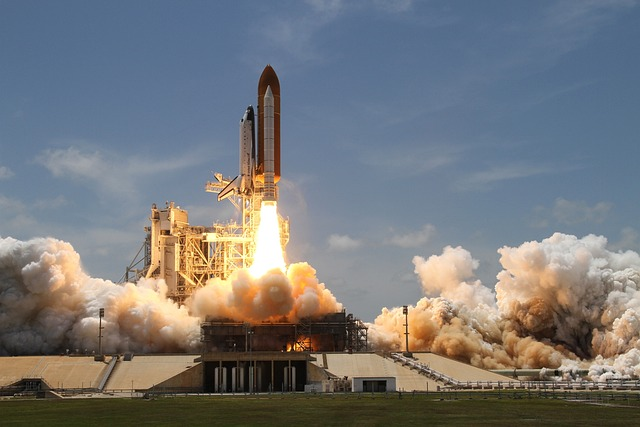
#> input picture ch20/opencv/sample.jpg, 640 x 427 px, found by its file name
$ python opencv_rotation.py
#> lines starting #> are read from the running program, lines starting #| are printed output that depends on the picture
# opencv_rotation.py

import cv2

# 이미지 파일 읽기
image = cv2.imread(r'ch20\opencv\sample.jpg')
#> image is the input picture: shape (427, 640, 3); mean B, G, R 121.7, 119.8, 118.5

(h,w) = image.shape[0:2]
#> h = 427; w = 640
center = (w//2, h//2)
#> center = (320, 213)

M = cv2.getRotationMatrix2D(center, 45, 0.5)

rotated = cv2.warpAffine(image, M, (w,h))
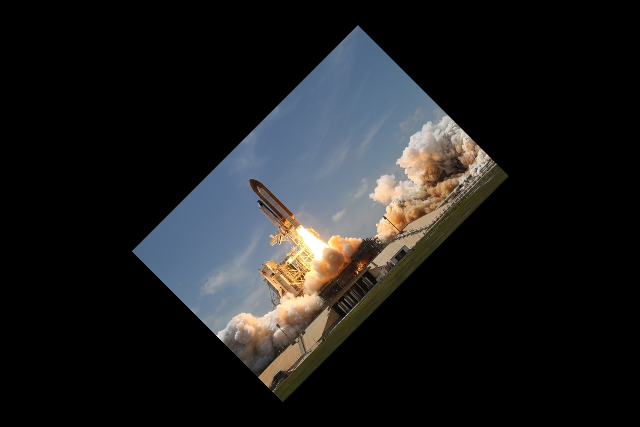
#> rotated: shape (427, 640, 3); mean B, G, R 30.4, 29.9, 29.6

cv2.imshow('Rotated Image', rotated)
cv2.waitKey(0)
cv2.destroyAllWindows()

$ run again, with ch20/opencv/candies.jpg copied over ch20/opencv/sample.jpg
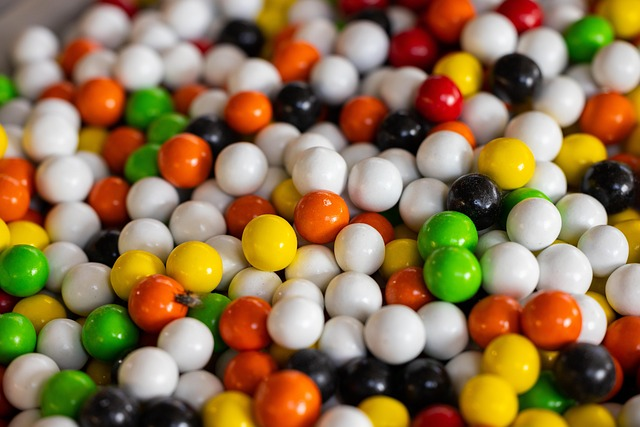
#> input picture ch20/opencv/candies.jpg, 640 x 427 px, found by its file name
#> image is the input picture: shape (427, 640, 3); mean B, G, R 77.2, 115.9, 143.5
#> `rotated = cv2.warpAffine(image, M, (w,h))`:
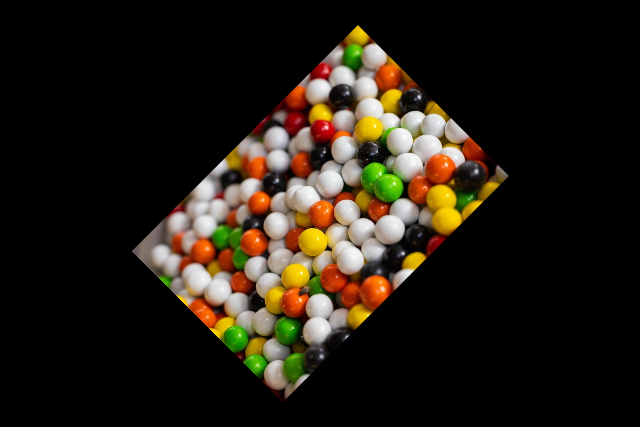
#> rotated: shape (427, 640, 3); mean B, G, R 19.3, 29, 35.9
